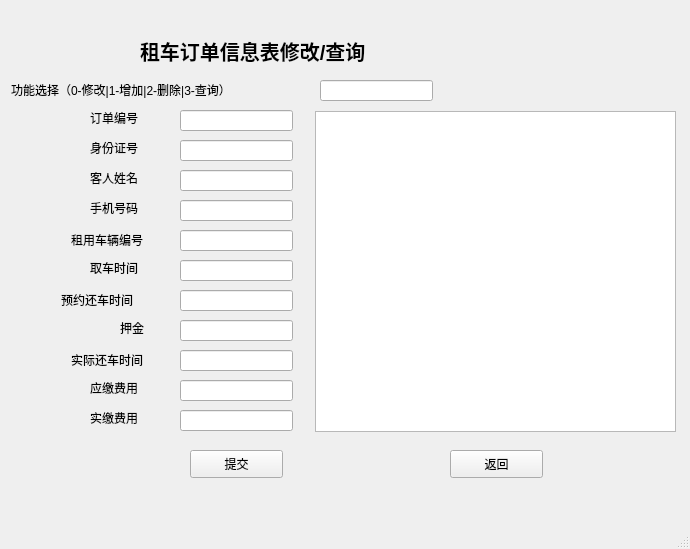
<?xml version="1.0" encoding="UTF-8"?>
<ui version="4.0">
 <class>ddchange</class>
 <widget class="QMainWindow" name="ddchange">
  <property name="geometry">
   <rect>
    <x>0</x>
    <y>0</y>
    <width>690</width>
    <height>549</height>
   </rect>
  </property>
  <property name="windowTitle">
   <string>MainWindow</string>
  </property>
  <widget class="QWidget" name="centralwidget">
   <widget class="QLabel" name="label">
    <property name="geometry">
     <rect>
      <x>140</x>
      <y>20</y>
      <width>301</width>
      <height>61</height>
     </rect>
    </property>
    <property name="font">
     <font>
      <pointsize>15</pointsize>
      <weight>75</weight>
      <bold>true</bold>
     </font>
    </property>
    <property name="text">
     <string>租车订单信息表修改/查询</string>
    </property>
   </widget>
   <widget class="QLabel" name="label_2">
    <property name="geometry">
     <rect>
      <x>11</x>
      <y>80</y>
      <width>301</width>
      <height>20</height>
     </rect>
    </property>
    <property name="text">
     <string>功能选择（0-修改|1-增加|2-删除|3-查询）</string>
    </property>
   </widget>
   <widget class="QLineEdit" name="lineEdit">
    <property name="geometry">
     <rect>
      <x>320</x>
      <y>80</y>
      <width>113</width>
      <height>21</height>
     </rect>
    </property>
   </widget>
   <widget class="QLineEdit" name="lineEdit_2">
    <property name="geometry">
     <rect>
      <x>180</x>
      <y>110</y>
      <width>113</width>
      <height>21</height>
     </rect>
    </property>
   </widget>
   <widget class="QLineEdit" name="lineEdit_3">
    <property name="geometry">
     <rect>
      <x>180</x>
      <y>140</y>
      <width>113</width>
      <height>21</height>
     </rect>
    </property>
   </widget>
   <widget class="QLineEdit" name="lineEdit_4">
    <property name="geometry">
     <rect>
      <x>180</x>
      <y>170</y>
      <width>113</width>
      <height>21</height>
     </rect>
    </property>
   </widget>
   <widget class="QLineEdit" name="lineEdit_5">
    <property name="geometry">
     <rect>
      <x>180</x>
      <y>200</y>
      <width>113</width>
      <height>21</height>
     </rect>
    </property>
   </widget>
   <widget class="QLineEdit" name="lineEdit_6">
    <property name="geometry">
     <rect>
      <x>180</x>
      <y>230</y>
      <width>113</width>
      <height>21</height>
     </rect>
    </property>
   </widget>
   <widget class="QLineEdit" name="lineEdit_7">
    <property name="geometry">
     <rect>
      <x>180</x>
      <y>260</y>
      <width>113</width>
      <height>21</height>
     </rect>
    </property>
   </widget>
   <widget class="QLineEdit" name="lineEdit_8">
    <property name="geometry">
     <rect>
      <x>180</x>
      <y>290</y>
      <width>113</width>
      <height>21</height>
     </rect>
    </property>
   </widget>
   <widget class="QLineEdit" name="lineEdit_9">
    <property name="geometry">
     <rect>
      <x>180</x>
      <y>320</y>
      <width>113</width>
      <height>21</height>
     </rect>
    </property>
   </widget>
   <widget class="QLineEdit" name="lineEdit_10">
    <property name="geometry">
     <rect>
      <x>180</x>
      <y>350</y>
      <width>113</width>
      <height>21</height>
     </rect>
    </property>
   </widget>
   <widget class="QLineEdit" name="lineEdit_11">
    <property name="geometry">
     <rect>
      <x>180</x>
      <y>380</y>
      <width>113</width>
      <height>21</height>
     </rect>
    </property>
   </widget>
   <widget class="QLineEdit" name="lineEdit_12">
    <property name="geometry">
     <rect>
      <x>180</x>
      <y>410</y>
      <width>113</width>
      <height>21</height>
     </rect>
    </property>
   </widget>
   <widget class="QLabel" name="label_3">
    <property name="geometry">
     <rect>
      <x>90</x>
      <y>110</y>
      <width>72</width>
      <height>15</height>
     </rect>
    </property>
    <property name="text">
     <string>订单编号</string>
    </property>
   </widget>
   <widget class="QLabel" name="label_4">
    <property name="geometry">
     <rect>
      <x>90</x>
      <y>140</y>
      <width>72</width>
      <height>15</height>
     </rect>
    </property>
    <property name="text">
     <string>身份证号</string>
    </property>
   </widget>
   <widget class="QLabel" name="label_5">
    <property name="geometry">
     <rect>
      <x>90</x>
      <y>170</y>
      <width>72</width>
      <height>15</height>
     </rect>
    </property>
    <property name="text">
     <string>客人姓名</string>
    </property>
   </widget>
   <widget class="QLabel" name="label_6">
    <property name="geometry">
     <rect>
      <x>90</x>
      <y>200</y>
      <width>72</width>
      <height>15</height>
     </rect>
    </property>
    <property name="text">
     <string>手机号码</string>
    </property>
   </widget>
   <widget class="QLabel" name="label_7">
    <property name="geometry">
     <rect>
      <x>71</x>
      <y>230</y>
      <width>91</width>
      <height>20</height>
     </rect>
    </property>
    <property name="text">
     <string>租用车辆编号</string>
    </property>
   </widget>
   <widget class="QLabel" name="label_8">
    <property name="geometry">
     <rect>
      <x>90</x>
      <y>260</y>
      <width>72</width>
      <height>15</height>
     </rect>
    </property>
    <property name="text">
     <string>取车时间</string>
    </property>
   </widget>
   <widget class="QLabel" name="label_9">
    <property name="geometry">
     <rect>
      <x>61</x>
      <y>290</y>
      <width>101</width>
      <height>20</height>
     </rect>
    </property>
    <property name="text">
     <string>预约还车时间</string>
    </property>
   </widget>
   <widget class="QLabel" name="label_10">
    <property name="geometry">
     <rect>
      <x>120</x>
      <y>320</y>
      <width>72</width>
      <height>15</height>
     </rect>
    </property>
    <property name="text">
     <string>押金</string>
    </property>
   </widget>
   <widget class="QLabel" name="label_11">
    <property name="geometry">
     <rect>
      <x>71</x>
      <y>350</y>
      <width>91</width>
      <height>20</height>
     </rect>
    </property>
    <property name="text">
     <string>实际还车时间</string>
    </property>
   </widget>
   <widget class="QLabel" name="label_12">
    <property name="geometry">
     <rect>
      <x>90</x>
      <y>380</y>
      <width>72</width>
      <height>15</height>
     </rect>
    </property>
    <property name="text">
     <string>应缴费用</string>
    </property>
   </widget>
   <widget class="QLabel" name="label_13">
    <property name="geometry">
     <rect>
      <x>90</x>
      <y>410</y>
      <width>72</width>
      <height>15</height>
     </rect>
    </property>
    <property name="text">
     <string>实缴费用</string>
    </property>
   </widget>
   <widget class="QPushButton" name="pushButton">
    <property name="geometry">
     <rect>
      <x>190</x>
      <y>450</y>
      <width>93</width>
      <height>28</height>
     </rect>
    </property>
    <property name="text">
     <string>提交</string>
    </property>
   </widget>
   <widget class="QTextBrowser" name="textBrowser">
    <property name="geometry">
     <rect>
      <x>315</x>
      <y>111</y>
      <width>361</width>
      <height>321</height>
     </rect>
    </property>
   </widget>
   <widget class="QPushButton" name="pushButton_2">
    <property name="geometry">
     <rect>
      <x>450</x>
      <y>450</y>
      <width>93</width>
      <height>28</height>
     </rect>
    </property>
    <property name="text">
     <string>返回</string>
    </property>
   </widget>
  </widget>
  <widget class="QMenuBar" name="menubar">
   <property name="geometry">
    <rect>
     <x>0</x>
     <y>0</y>
     <width>690</width>
     <height>26</height>
    </rect>
   </property>
  </widget>
  <widget class="QStatusBar" name="statusbar"/>
 </widget>
 <resources/>
 <connections/>
</ui>
